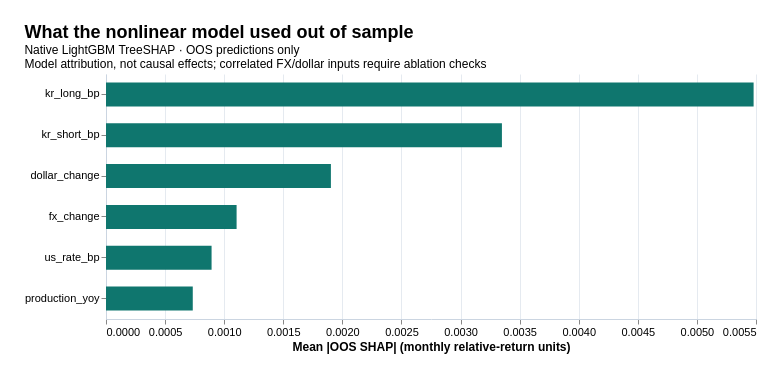

Express this chart as Vega-Lite.
### Vega-Lite specification from a JSON file in a GitHub repository (floating-point values rounded to 4 significant figures; data arrays with more than 128 entries replaced by an {"elided": "..."} marker saying what was removed)
{"title": {"text": "What the nonlinear model used out of sample", "subtitle": ["Native LightGBM TreeSHAP · OOS predictions only", "Model attribution, not causal effects; correlated FX/dollar inputs require ablation checks"]}, "data": {"values": {"elided": "654 records"}}, "width": 650, "height": 245, "mark": {"type": "bar", "color": "#0f766e", "size": 24}, "encoding": {"y": {"field": "feature", "type": "nominal", "sort": "-x", "title": null}, "x": {"field": "absolute_shap", "aggregate": "mean", "type": "quantitative", "title": "Mean |OOS SHAP| (monthly relative-return units)"}}, "background": "#ffffff", "padding": 24, "config": {"font": "Arial", "title": {"fontSize": 18, "anchor": "start"}, "axis": {"labelFontSize": 11, "titleFontSize": 12, "gridColor": "#e5eaf0", "domainColor": "#cbd5e1"}, "view": {"stroke": null}}}
